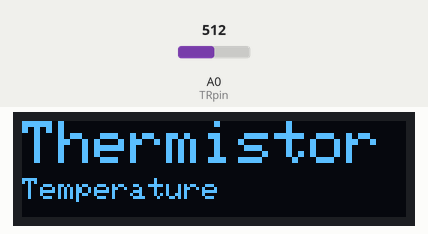
Simulated run of this sketch. Board: Arduino Uno, built with avr-gcc and run on an emulated ATmega328P. Shown: 128×32 one-colour display. The inputs (shaded band) are chosen by the test bench; at power-on: A0 (TRpin) = 512. What the sketch prints to the serial monitor is not drawn.

Above: at 1.2 s.

The sketch:

Thermistor-96.ino
```cpp
/*

  The purpose of this program is create a simple thermistor using an Arduino UNO and an LCD 128 x 64 display

  Code will create a PWM signal for display on the graph
  The display is a Balance world Inc 0.96" Inch Yellow and Blue I2c IIC Serial 128x64 Oled LCD Oled LED Module for Arduino


  Revisions
  rev     date        author      description
  1       12-24-2015  kasprzak    initial creation

  Pin connections
  Arduino   device
  Ground    LCD ground
  +5VDC     Vcc
  A0    input for data read (5 VDC limit)
  A1    input voltage to adjust PWM (optional used here for demo purposes)
  A2
  A3
  A4    SDA (if no SDA pin)
  A5    SCL (if not SCL pin)
  1
  2
  3
  4
  5
  6
  7
  8
  9     PWM output (optional used here for demo purposes, connect to A0)
  10
  11
  12
  13
  SDA   SDA
  SLC   SLC

  Graphics Libraries
  https://github.com/adafruit/Adafruit-GFX-Library
  https://github.com/adafruit/Adafruit_SSD1306

  display
  http://www.amazon.com/Balance-world-Yellow-Arduino-Display/dp/B00ZI01RO0/ref=sr_1_1?ie=UTF8&qid=1448860339&sr=8-1&keywords=balance+world+.96

*/

#include <SPI.h>
#include <Wire.h>
//#include <Adafruit_GFX.h>
#include <Adafruit_SSD1306.h>

#define OLED_RESET 4
Adafruit_SSD1306 display(OLED_RESET);

#define NUMFLAKES 10
#define XPOS 0
#define YPOS 1
#define DELTAY 2


#define LOGO16_GLCD_HEIGHT 16
#define LOGO16_GLCD_WIDTH  16

char buf [30];
int TRpin = A0;
double a1, b1, c1, d1, r2, r1, vo, tempC, tempF, tempK, oldTemp;

void setup()   {

  a1 = 3.354016E-03 ;
  b1 = 2.569850E-04 ;
  c1 = 2.620131E-06 ;
  d1 = 6.383091E-08 ;
  pinMode(TRpin, INPUT);

  Serial.begin(9600);

  // by default, we'll generate the high voltage from the 3.3v line internally! (neat!)
  display.begin(SSD1306_SWITCHCAPVCC, 0x3C);  // initialize with the I2C addr 0x3C (for the 128x32)
  display.clearDisplay();
  // init done
  DrawTitles();
  display.display();

}


void loop() {
  // read the temp
  vo = analogRead(TRpin);
  vo = vo / 204.6;

  // voltage divider calculation
  // vo = 5 * r2 /(r1+r2)
  // solve for r2
  // get the exact value for voltage divider r1
  r1 = 9780;
  r2 = ( vo * r1) / (5 - vo);

  //equation from data sheet
  tempK = 1.0 / (a1 + (b1 * (log(r2 / 10000.0))) + (c1 * pow(log(r2 / 10000.0), 2)) + (d1 * pow(log(r2 / 10000.0), 3)));
  tempC  = ((tempK - 273.15) );
  tempF  = (tempC * 1.8000) + 32.00;

  Serial.println(tempF);

  tempF = int(tempF * 10);
  Serial.println(tempF);

  tempF = tempF / 10;
  Serial.println(tempF);

  DrawTemp();


}

void DrawTemp(void) {


  display.setTextSize(4);
  display.setTextColor(WHITE, BLACK);
  display.setCursor(0, 35);
  display.println(oldTemp);
  oldTemp = tempF;

  // write the new one
  display.setTextSize(4);
  display.setTextColor(WHITE, BLACK);
  display.setCursor(0, 35);
  display.println(tempF);

  display.display();
}


void DrawTitles(void) {

  display.setTextSize(2);
  display.setTextColor(WHITE, BLACK);
  display.setCursor(0, 0);
  display.println("Thermistor");

  display.setTextSize(1);
  display.setTextColor(WHITE, BLACK);
  display.setCursor(0, 19);
  display.println("Temperature");
  display.display();
}
```
